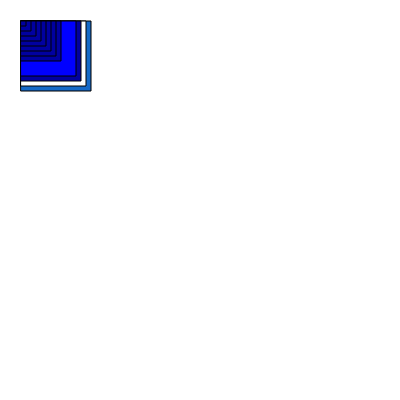
Frame 1 (no input)
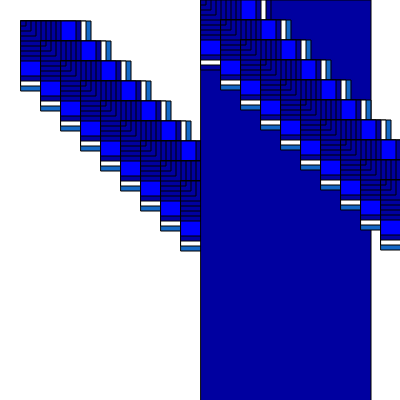
Frame 60 (no input)
Frame 120 (the mouse pressed at the canvas centre since frame 60): identical to frame 60, image omitted

The p5.js sketch that drew these frames (run headless with seeded random() and noise() and a simulated clock; from frame 60 on, the mouse is pressed at the canvas centre):

// p5.js sketch
// ── sketch.js
var xPos = 1;
var yPos = 1;
var velocity = 2;
function setup() {
  createCanvas(400, 400);
}

function draw() {
  //background(220);
  xPos = xPos + 10;
  yPos = yPos + 10;
  fill("#1569C7");
  fill("#1569C7");
  if (yPos >= 200){
    yPos = 0;
    fill("#0000A0");
  rect(xPos, yPos, 17890000, 1000);
  }
  
  //rect(mouseX, mouseY, 70,70);
    //fill("1569C7");
  //rect(mouseX, mouseY, 65,65);
   //fill("#0000A0");
  //rect(mouseX, mouseY, 60,60);
  //fill("blue")
  //rect(mouseX, mouseY, 55,55);
  //fill("1569C7");
  //rect( 50,50);
  //fill("#0000A0");
  //rect( 45,45);
  //rect(mouseX, mouseY, 40,40);
  //rect(mouseX, mouseY, 35,35);
  //rect(mouseX, mouseY, 30,30);
  //rect(mouseX, mouseY, 25,25);
  //rect(mouseX, mouseY, 20,20);
  //rect(mouseX, mouseY, 15,15);
  //rect(mouseX, mouseY, 10,10);
  //rect(mouseX, mouseY, 5,5);
  //rect(mouseX, mouseY, 0,0);
  
  
   xPos = xPos + 10;
  yPos = yPos + 10;
  fill("#1569C7");
  fill("#1569C7");
  if (yPos >= 200){
    yPos = 0;
    fill("#0000A0");
  rect(xPos, yPos, 170, 1000);
    
  }
  
  rect(xPos, yPos, 70,70);
    fill("1569C7");
  rect(xPos, yPos, 65,65);
   fill("#0000A0");
  rect(xPos, yPos, 60,60);
  fill("blue")
  rect(xPos, yPos, 55,55);
  fill("1569C7");
  rect( 50,50);
  fill("#0000A0");
  rect( 45,45);
  rect(xPos, yPos, 40,40);
  rect(xPos, yPos, 35,35);
  rect(xPos, yPos, 30,30);
  rect(xPos, yPos, 25,25);
  rect(xPos, yPos, 20,20);
  rect(xPos, yPos, 15,15);
  rect(xPos, yPos, 10,10);
  rect(xPos, yPos, 5,5);
  rect(xPos, yPos, 0,0);
  
  
  
}
